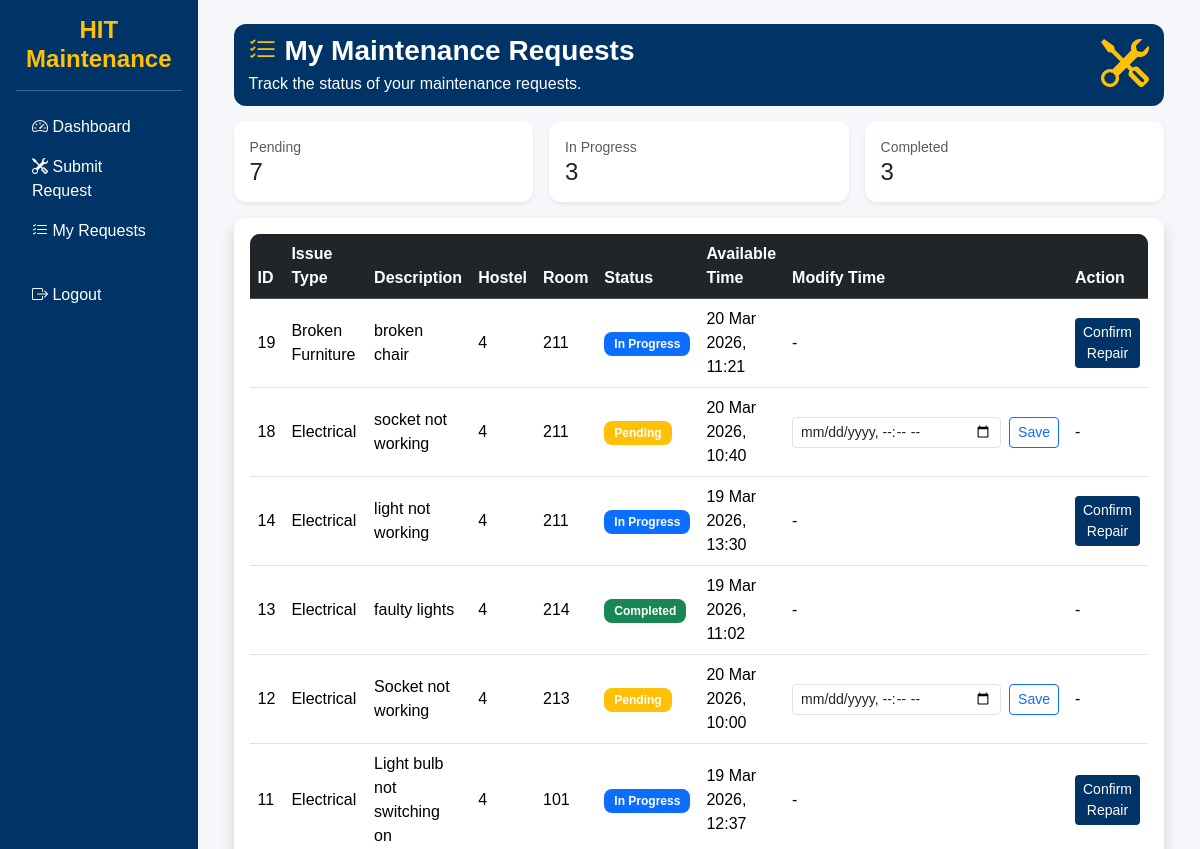
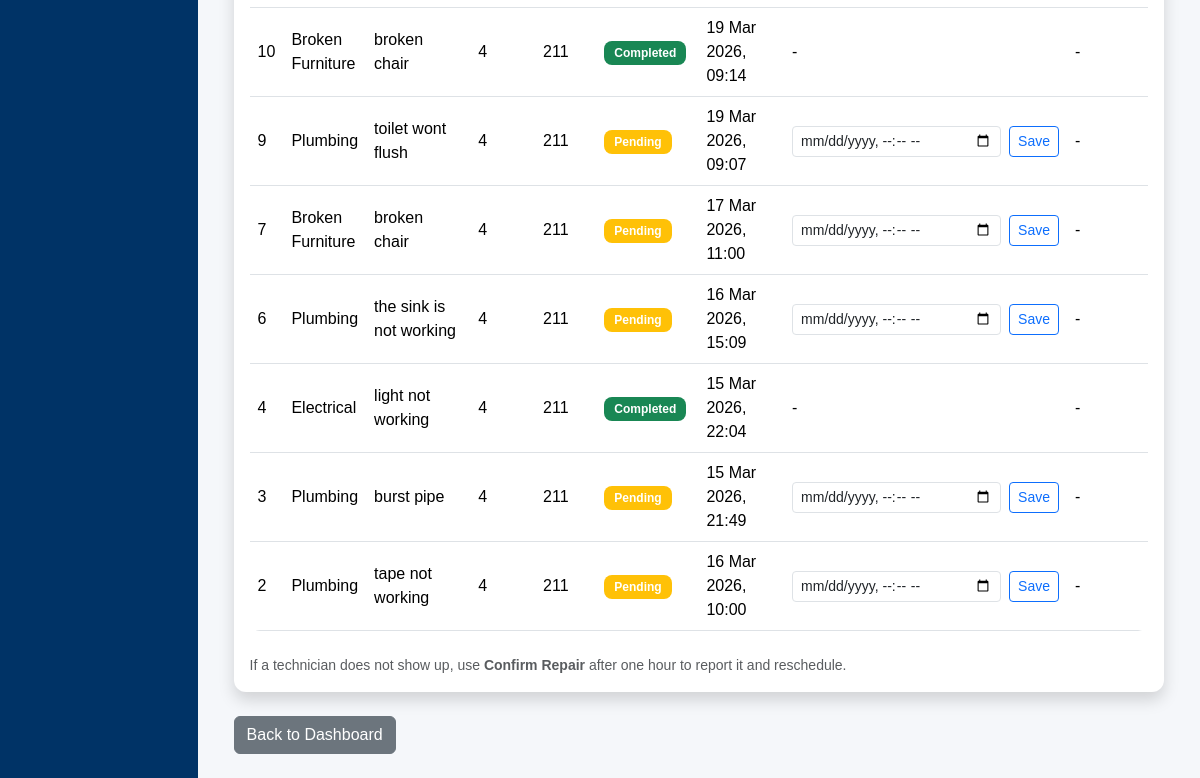
The page /student/hostel-maintenance-portal/student/view_requests.php (signed in) on the database as committed earlier (2 pictures, top to bottom).
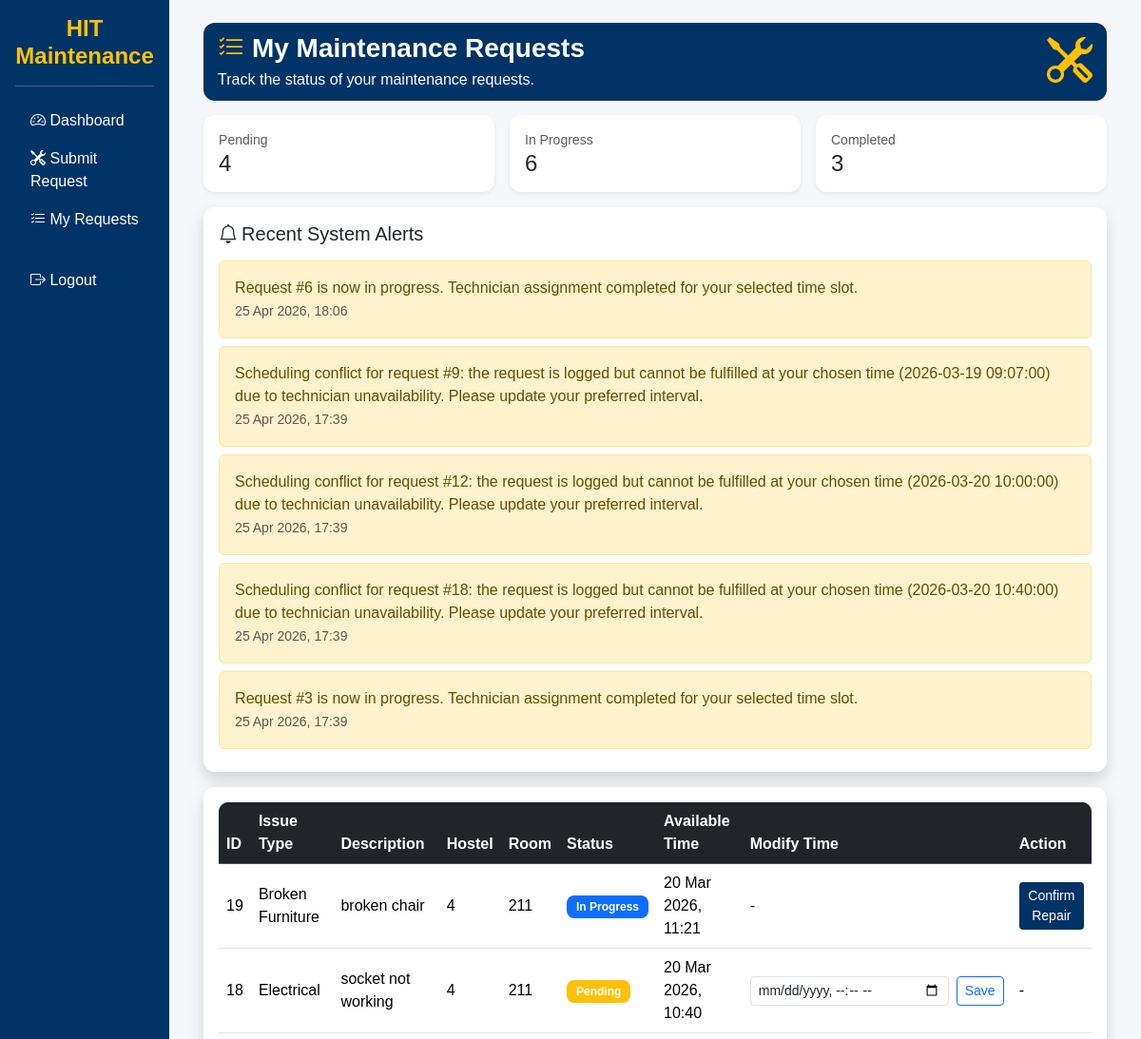
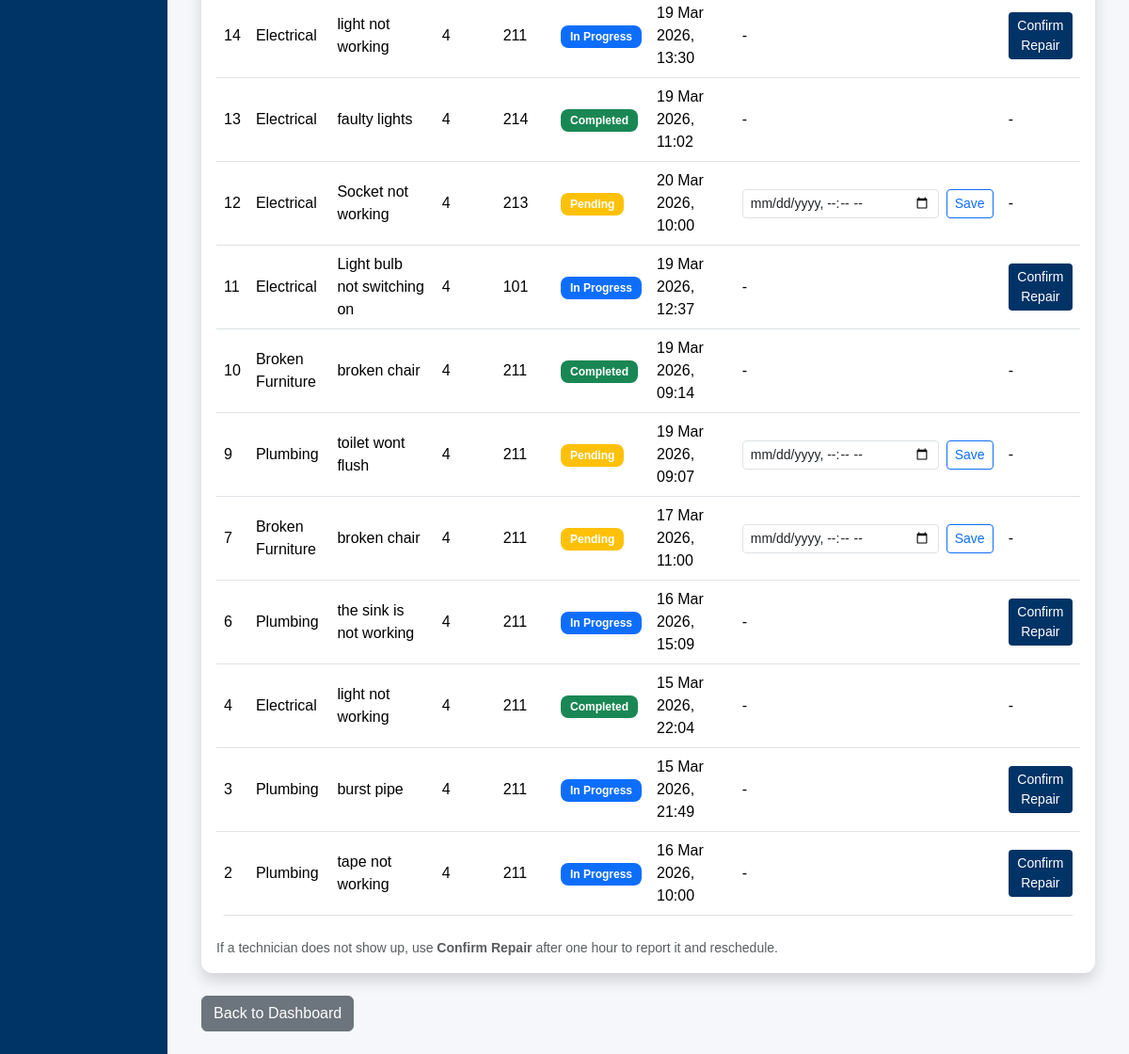
The same page on the database as committed later (2 pictures, top to bottom).
### tables this page shows
CREATE TABLE `requests` (
  `id` int(11) NOT NULL,
  `student_id` int(11) DEFAULT NULL,
  `issue_type_id` int(11) DEFAULT NULL,
  `hostel` varchar(50) DEFAULT NULL,
  `room` varchar(20) DEFAULT NULL,
  `description` text DEFAULT NULL,
  `available_time` datetime DEFAULT NULL,
  `status` enum('pending','in_progress','completed') DEFAULT 'pending',
  `assigned_staff` int(11) DEFAULT NULL,
  `created_at` timestamp NOT NULL DEFAULT current_timestamp(),
  `technician_arrived` tinyint(1) DEFAULT NULL,
  `rating` int(11) DEFAULT NULL,
  `image_path` varchar(255) DEFAULT NULL
);

CREATE TABLE `issue_types` (
  `id` int(11) NOT NULL,
  `issue_name` varchar(50) DEFAULT NULL
);

CREATE TABLE `notifications` (
  `id` int(11) NOT NULL,
  `user_id` int(11) DEFAULT NULL,
  `message` text DEFAULT NULL,
  `status` enum('unread','read') DEFAULT 'unread',
  `created_at` timestamp NOT NULL DEFAULT current_timestamp()
);

### student/hostel-maintenance-portal/includes/assign_staff.php (called while the page is built, shortened)
<?php
function issueTypeToSpecialization($issue_type){
    if($issue_type == 1){
        return 'plumber';
    }
    if($issue_type == 2){
        return 'electrician';
    }
    return 'carpenter';
}
function assignTechnician($conn, $issue_type, $request_id, $available_time){
    $specialization = issueTypeToSpecialization($issue_type);
    $safe_time = $conn->real_escape_string($available_time);
    $sql = "SELECT staff.id
            FROM staff
            WHERE staff.specialization='$specialization'
            AND staff.status='free'
            AND staff.id NOT IN (
                SELECT assigned_staff
                FROM requests
                WHERE available_time='$safe_time'
                AND status='in_progress'
                AND assigned_staff IS NOT NULL
            )
            ORDER BY staff.id ASC
            LIMIT 1";
    $result = $conn->query($sql);
    if($result && $result->num_rows > 0){
        $staff = $result->fetch_assoc();
        $staff_id = (int)$staff['id'];
        return $staff_id;
    }
    return false;
}
function runPendingAssignments($conn){
    $due = $conn->query("SELECT id, student_id, issue_type_id, available_time
                         FROM requests
                         WHERE status='pending'
                         AND available_time <= NOW()
                         ORDER BY available_time ASC");
    while($request = $due->fetch_assoc()){
        $request_id = (int)$request['id'];
        $student_id = (int)$request['student_id'];
        $available_time = $request['available_time'];
        $staff_id = assignTechnician($conn, $request['issue_type_id'], $request_id, $available_time);
        if($staff_id){
            continue;
        }
    }
}
?>

### student/hostel-maintenance-portal/student/view_requests.php (the view, shortened to what the changed rows need)
<?php
include("../config/database.php");
include("../includes/assign_staff.php");
$student_id = $_SESSION['user_id'];
runPendingAssignments($conn);
$sql = "SELECT requests.*, issue_types.issue_name
        FROM requests
        JOIN issue_types ON requests.issue_type_id = issue_types.id
        WHERE student_id='$student_id'
        ORDER BY created_at DESC";
$result = $conn->query($sql);
$alerts = $conn->query("SELECT id, message, created_at FROM notifications WHERE user_id='$student_id' ORDER BY created_at DESC LIMIT 5");
$pending_count = 0;
$in_progress_count = 0;
$count_result = $conn->query("SELECT status, COUNT(*) AS total FROM requests WHERE student_id='$student_id' GROUP BY status");
if($count_result){
    while($count = $count_result->fetch_assoc()){
        if($count['status'] == 'pending'){
            $pending_count = (int)$count['total'];
        } elseif($count['status'] == 'in_progress'){
            $in_progress_count = (int)$count['total'];
        } elseif($count['status'] == 'completed'){
            $completed_count = (int)$count['total'];
        }
    }
}
?>
<?php include("../includes/header.php"); ?>
<?php include("../includes/sidebar.php"); ?>
<div class="container-fluid">
<div class="row g-3 mb-3">
<div class="col-md-4">
<div class="card border-0 shadow-sm">
<div class="card-body">
<div class="text-muted small">Pending</div>
<h4 class="mb-0"><?php echo $pending_count; ?></h4>
</div>
</div>
</div>
<div class="col-md-4">
<div class="card border-0 shadow-sm">
<div class="card-body">
<div class="text-muted small">In Progress</div>
<h4 class="mb-0"><?php echo $in_progress_count; ?></h4>
</div>
</div>
</div>
</div>
<?php if($alerts && $alerts->num_rows > 0){ ?>
<div class="card border-0 shadow mb-3">
<div class="card-body">
<h5 class="mb-3"><i class="bi bi-bell me-1"></i>Recent System Alerts</h5>
<?php while($notice = $alerts->fetch_assoc()){ ?>
<div class="alert alert-warning mb-2">
<div><?php echo htmlspecialchars($notice['message']); ?></div>
<small class="text-muted"><?php echo date('d M Y, H:i', strtotime($notice['created_at'])); ?></small>
</div>
<?php } ?>
</div>
</div>
<?php } ?>
<div class="card shadow border-0">
<div class="card-body">
<div class="table-responsive">
<table class="table table-hover align-middle">
<thead class="table-dark">
<tr>
<th>ID</th>
<th>Issue Type</th>
<th>Description</th>
<th>Hostel</th>
<th>Room</th>
<th>Status</th>
<th>Available Time</th>
<th>Modify Time</th>
<th>Action</th>
</tr>
</thead>
<tbody>
<?php
if($result->num_rows > 0){
while($row = $result->fetch_assoc()){
?>
<tr>
<td><?php echo $row['id']; ?></td>
<td><?php echo htmlspecialchars($row['issue_name']); ?></td>
<td><?php echo htmlspecialchars($row['description']); ?></td>
<td><?php echo htmlspecialchars($row['hostel']); ?></td>
<td><?php echo htmlspecialchars($row['room']); ?></td>
<td>
<?php
if($row['status'] == 'pending'){
    echo "<span class='badge bg-warning'>Pending</span>";
}elseif($row['status'] == 'in_progress'){
    echo "<span class='badge bg-primary'>In Progress</span>";
}else{
    echo "<span class='badge bg-success'>Completed</span>";
}
?>
</td>
<td><?php echo date('d M Y, H:i', strtotime($row['available_time'])); ?></td>
<td>
<?php if($row['status'] == 'pending'){ ?>
<form method="POST" action="update_request_time.php" class="d-flex gap-2">
<input type="datetime-local" name="available_time" class="form-control form-control-sm" required>
<button type="submit" class="btn btn-sm btn-outline-primary">Save</button>
</form>
<?php } else { echo "-"; } ?>
</td>
<td>
<?php
$current_time = date('Y-m-d H:i:s');
if($row['status'] == 'in_progress' &&
   $current_time >= date('Y-m-d H:i:s', strtotime($row['available_time'].' +1 hour'))){
?>
<a href="confirm_repair.php?id=<?php echo $row['id']; ?>" class="btn btn-primary btn-sm">
Confirm Repair
</a>
<?php } else { echo '-'; } ?>
</td>
</tr>
<?php
}
}else{
echo "<tr><td colspan='9' class='text-center'>No requests submitted yet</td></tr>";
}
?>
</tbody>
</table>
</div>
</div>
</div>
</div>
<?php include("../includes/sidebar_end.php"); ?>
<?php include("../includes/footer.php"); ?>

Rows that differ between the two databases and show on the page:
added notifications: message "Request #6 is now in progress. Technician assignment completed for your selected time slot.", created_at "25 Apr 2026, 18:06"
added notifications: message "Scheduling conflict for request #9: the request is logged but cannot be fulfilled at your chosen time (2026-03-19 09:07:00) due to technician unavailability. Please update your preferred interval.", created_at "25 Apr 2026, 17:39"
added notifications: message "Scheduling conflict for request #12: the request is logged but cannot be fulfilled at your chosen time (2026-03-20 10:00:00) due to technician unavailability. Please update your preferred interval.", created_at "25 Apr 2026, 17:39"
added notifications: message "Scheduling conflict for request #18: the request is logged but cannot be fulfilled at your chosen time (2026-03-20 10:40:00) due to technician unavailability. Please update your preferred interval.", created_at "25 Apr 2026, 17:39"
added notifications: message "Request #3 is now in progress. Technician assignment completed for your selected time slot.", created_at "25 Apr 2026, 17:39"
changed requests "the sink is not working": status "Pending Save" → "In Progress Confirm Repair"
changed requests "burst pipe": status "Pending Save" → "In Progress Confirm Repair"
changed requests "tape not working": status "Pending Save" → "In Progress Confirm Repair"
Other text that changed with them:
$pending_count: "7" → "4"
$in_progress_count: "3" → "6"
text now shown: "Recent System Alerts"
